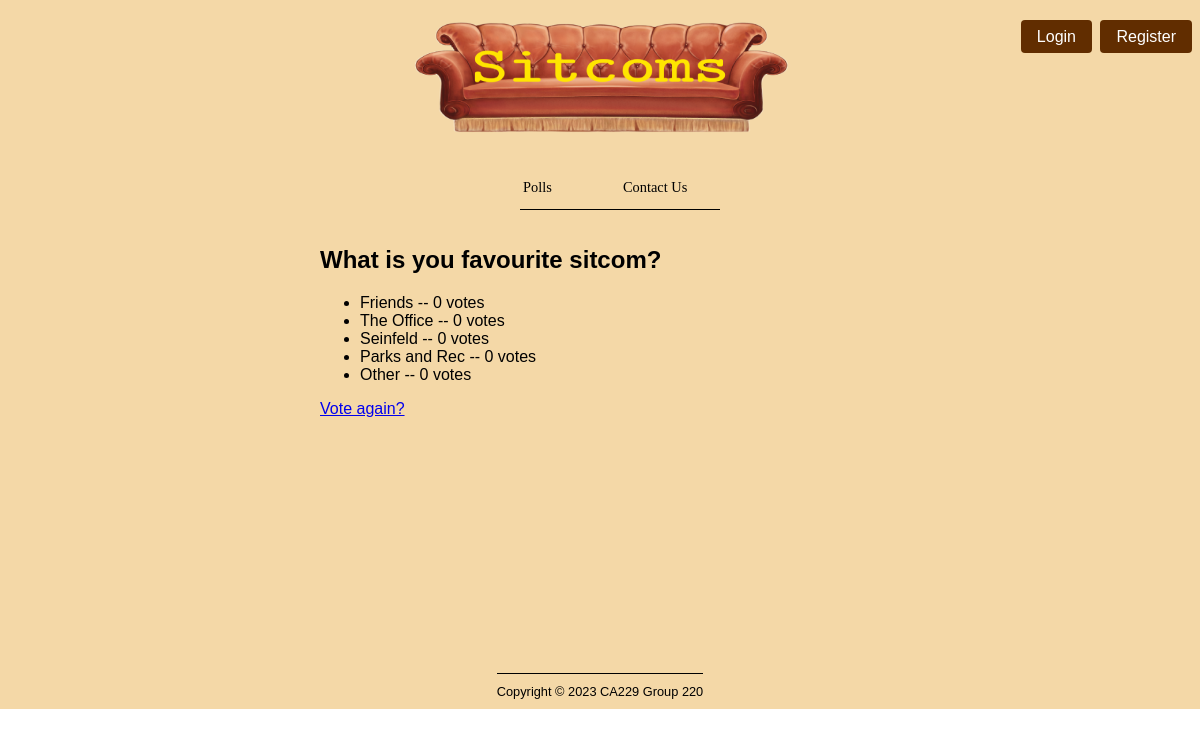
The app's page /polls/3/results/, older data.
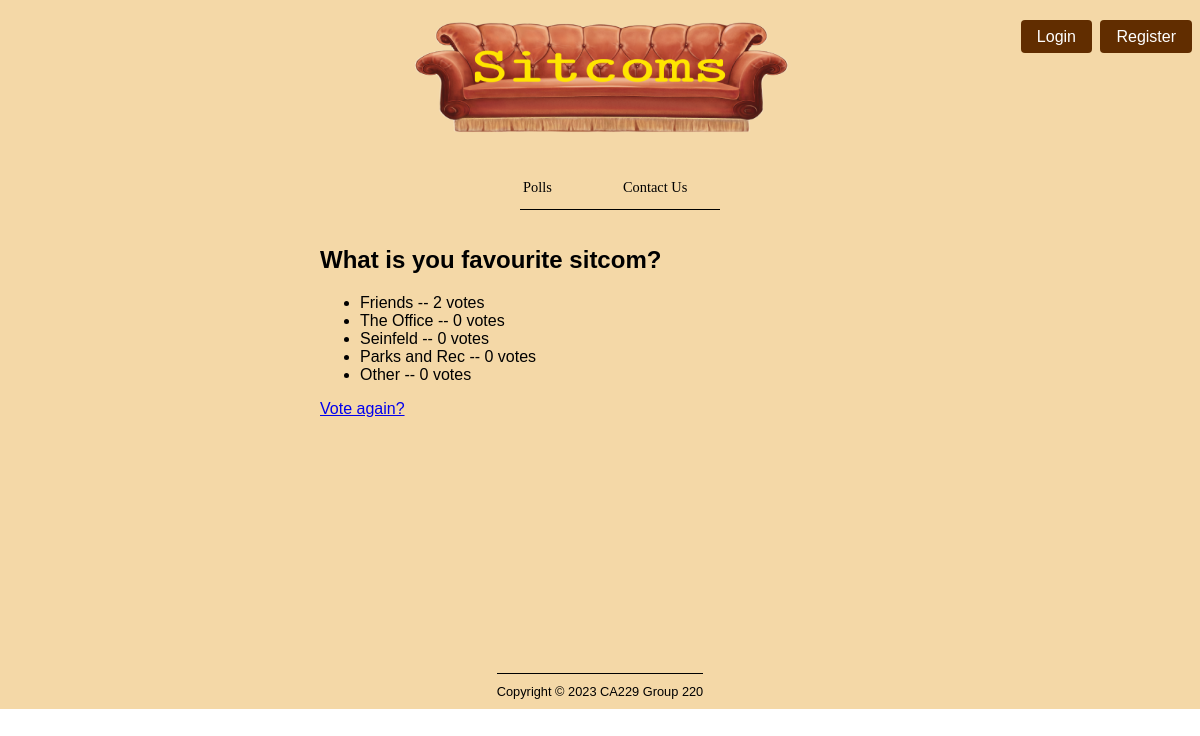
The same page, newer data.
### polls/models.py (models this page shows, shortened)
class Choice(models.Model):
    question = models.ForeignKey(Question, on_delete=models.CASCADE)
    choice_text = models.CharField(max_length=200)
    votes = models.IntegerField(default=0)

### polls/views.py (the view)
# urls.py: path('<int:pk>/results/', views.ResultsView.as_view(), name='results'),
class ResultsView(generic.DetailView):
    model = Question
    template_name = 'polls/results.html'

### polls/templates/polls/results.html (shortened to what this page needs)
{% extends "pages/page.html" %}
{% block main_content %}
<h1>{{ question.question_text }}</h1>
<ul>
{% for choice in question.choice_set.all %}
    <li>{{ choice.choice_text }} -- {{ choice.votes }} vote{{ choice.votes|pluralize }}</li>
{% endfor %}
</ul>
<a href="{% url 'polls:detail' question.id %}">Vote again?</a>
{% endblock main_content %}

Row changes from the older to the newer data that the page shows:
changed Choice "Friends": votes "0" → "2"
